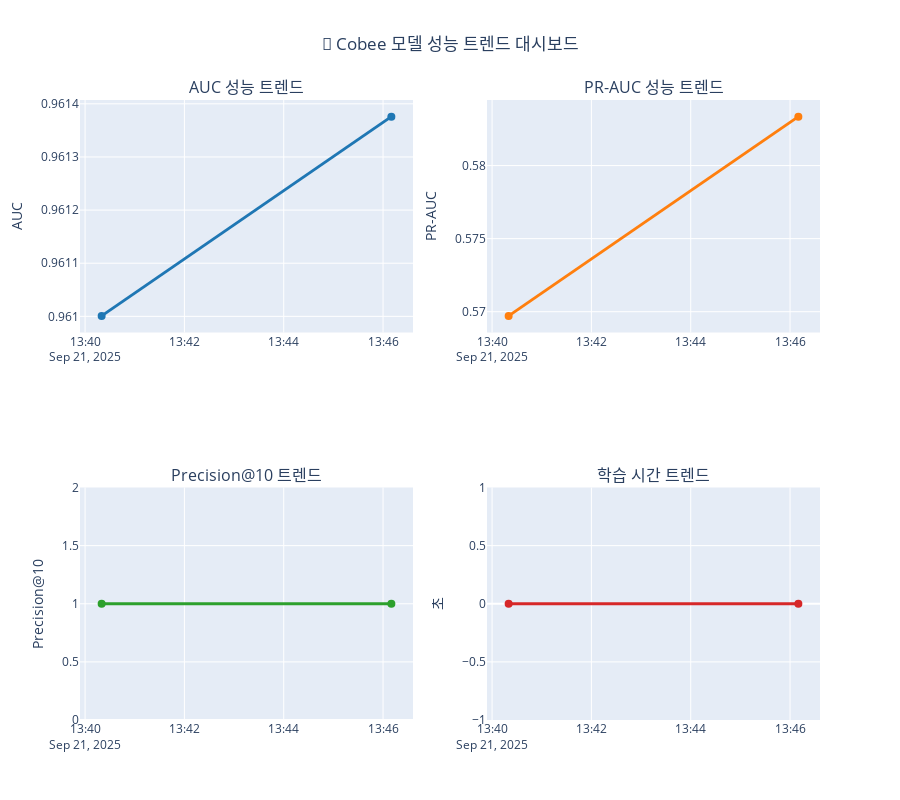

Source (notebook cell):
### Code cell
# 1. 모델 성능 트렌드 차트
if not training_df.empty:
    # 서브플롯 생성
    fig = make_subplots(
        rows=2, cols=2,
        subplot_titles=('AUC 성능 트렌드', 'PR-AUC 성능 트렌드', 
                       'Precision@10 트렌드', '학습 시간 트렌드'),
        specs=[[{"secondary_y": False}, {"secondary_y": False}],
               [{"secondary_y": False}, {"secondary_y": False}]]
    )
    
    # AUC 트렌드
    fig.add_trace(
        go.Scatter(
            x=training_df['training_start'],
            y=training_df['metrics_auc'],
            mode='lines+markers',
            name='AUC',
            line=dict(color='#1f77b4', width=3),
            marker=dict(size=8)
        ),
        row=1, col=1
    )
    
    # PR-AUC 트렌드
    fig.add_trace(
        go.Scatter(
            x=training_df['training_start'],
            y=training_df['metrics_pr_auc'],
            mode='lines+markers',
            name='PR-AUC',
            line=dict(color='#ff7f0e', width=3),
            marker=dict(size=8)
        ),
        row=1, col=2
    )
    
    # Precision@10 트렌드
    fig.add_trace(
        go.Scatter(
            x=training_df['training_start'],
            y=training_df['metrics_precision_at_10'],
            mode='lines+markers',
            name='Precision@10',
            line=dict(color='#2ca02c', width=3),
            marker=dict(size=8)
        ),
        row=2, col=1
    )
    
    # 학습 시간 트렌드
    fig.add_trace(
        go.Scatter(
            x=training_df['training_start'],
            y=training_df['training_duration'],
            mode='lines+markers',
            name='Training Time (s)',
            line=dict(color='#d62728', width=3),
            marker=dict(size=8)
        ),
        row=2, col=2
    )
    
    # 레이아웃 업데이트
    fig.update_layout(
        height=800,
        title_text="🎯 Cobee 모델 성능 트렌드 대시보드",
        title_x=0.5,
        font=dict(size=12),
        showlegend=False
    )
    
    # Y축 라벨 설정
    fig.update_yaxes(title_text="AUC", row=1, col=1)
    fig.update_yaxes(title_text="PR-AUC", row=1, col=2)
    fig.update_yaxes(title_text="Precision@10", row=2, col=1)
    fig.update_yaxes(title_text="초", row=2, col=2)
    
    fig.show()
else:
    print("📊 시각화할 데이터가 없습니다.")

### Figure 1 — Plotly figure (JSON) as saved in the notebook; plotly's stock layout.template omitted (floating-point values rounded to 4 significant figures)
{"data": [{"line": {"color": "#1f77b4", "width": 3}, "marker": {"size": 8}, "mode": "lines+markers", "name": "AUC", "type": "scatter", "x": ["2025-09-21T13:40:20.019000000", "2025-09-21T13:46:10.032000000"], "xaxis": "x", "y": [0.961, 0.9614], "yaxis": "y"}, {"line": {"color": "#ff7f0e", "width": 3}, "marker": {"size": 8}, "mode": "lines+markers", "name": "PR-AUC", "type": "scatter", "x": ["2025-09-21T13:40:20.019000000", "2025-09-21T13:46:10.032000000"], "xaxis": "x2", "y": [0.5697, 0.5833], "yaxis": "y2"}, {"line": {"color": "#2ca02c", "width": 3}, "marker": {"size": 8}, "mode": "lines+markers", "name": "Precision@10", "type": "scatter", "x": ["2025-09-21T13:40:20.019000000", "2025-09-21T13:46:10.032000000"], "xaxis": "x3", "y": [1.0, 1.0], "yaxis": "y3"}, {"line": {"color": "#d62728", "width": 3}, "marker": {"size": 8}, "mode": "lines+markers", "name": "Training Time (s)", "type": "scatter", "x": ["2025-09-21T13:40:20.019000000", "2025-09-21T13:46:10.032000000"], "xaxis": "x4", "y": [0.0, 0.0], "yaxis": "y4"}], "layout": {"annotations": [{"font": {"size": 16}, "showarrow": false, "text": "AUC 성능 트렌드", "x": 0.225, "xanchor": "center", "xref": "paper", "y": 1, "yanchor": "bottom", "yref": "paper"}, {"font": {"size": 16}, "showarrow": false, "text": "PR-AUC 성능 트렌드", "x": 0.775, "xanchor": "center", "xref": "paper", "y": 1, "yanchor": "bottom", "yref": "paper"}, {"font": {"size": 16}, "showarrow": false, "text": "Precision@10 트렌드", "x": 0.225, "xanchor": "center", "xref": "paper", "y": 0.375, "yanchor": "bottom", "yref": "paper"}, {"font": {"size": 16}, "showarrow": false, "text": "학습 시간 트렌드", "x": 0.775, "xanchor": "center", "xref": "paper", "y": 0.375, "yanchor": "bottom", "yref": "paper"}], "font": {"size": 12}, "height": 800, "showlegend": false, "title": {"text": "🎯 Cobee 모델 성능 트렌드 대시보드", "x": 0.5}, "xaxis": {"anchor": "y", "domain": [0, 0.45]}, "xaxis2": {"anchor": "y2", "domain": [0.55, 1]}, "xaxis3": {"anchor": "y3", "domain": [0, 0.45]}, "xaxis4": {"anchor": "y4", "domain": [0.55, 1]}, "yaxis": {"anchor": "x", "domain": [0.625, 1], "title": {"text": "AUC"}}, "yaxis2": {"anchor": "x2", "domain": [0.625, 1], "title": {"text": "PR-AUC"}}, "yaxis3": {"anchor": "x3", "domain": [0, 0.375], "title": {"text": "Precision@10"}}, "yaxis4": {"anchor": "x4", "domain": [0, 0.375], "title": {"text": "초"}}}}
